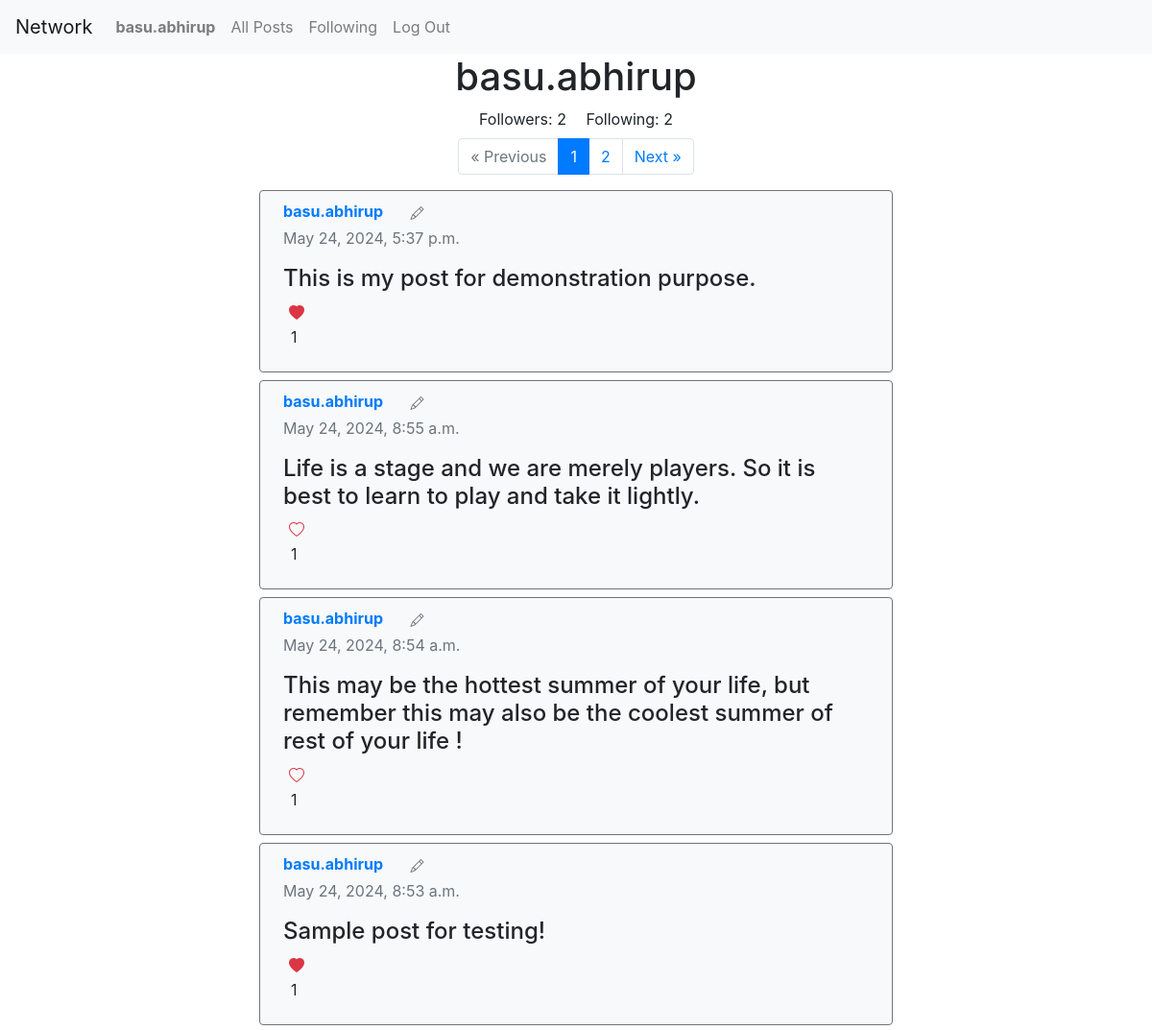
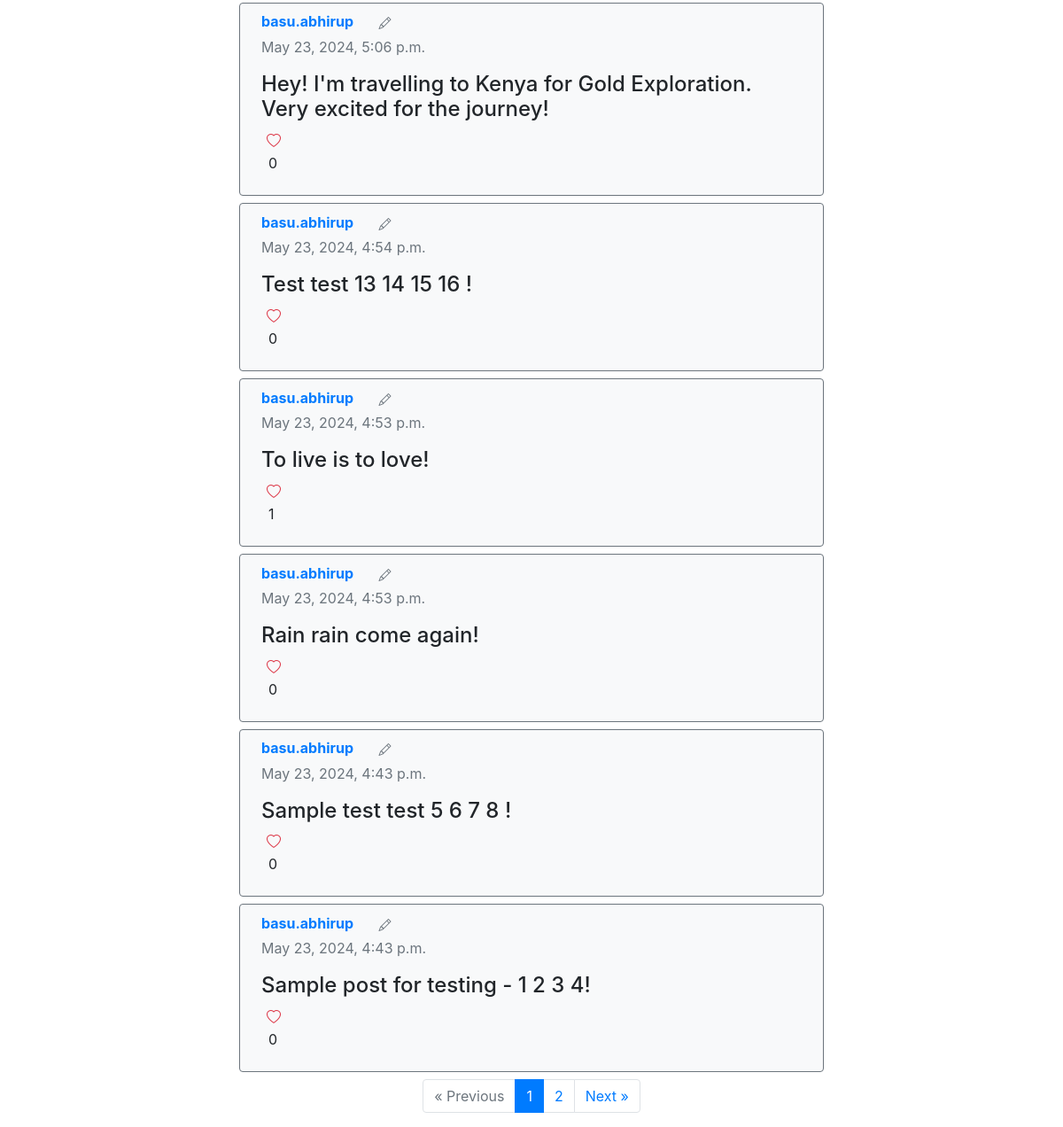
/profile/basu.abhirup (signed in), run on the app's committed database (2 pictures, top to bottom).
### network/models.py (models this page shows, shortened)
class User(AbstractUser):
    pass

class Post(models.Model):
  user = models.ForeignKey(User, on_delete=models.CASCADE)
  content = models.TextField()
  timestamp = models.DateTimeField(auto_now_add=True)
  likes = models.PositiveIntegerField(default=0)

### network/views.py (the view)
# urls.py: path('profile/<str:username>', views.profile, name='profile'),
def profile(request, username):
  user = get_object_or_404(User, username=username)
  user_posts = Post.objects.filter(user=user).order_by('-timestamp')
  posts = []
  for post in user_posts:
    if request.user.is_authenticated:
      already_liked = post.liked_by.filter(user=request.user).exists()
      posts.append({
        'post': post,
        'already_liked': already_liked
      })
    else:
      posts.append({
        'post': post
      })
  paginator = Paginator(posts, 10)
  page_number = request.GET.get('page')
  page_obj = paginator.get_page(page_number)
  follower_count = user.followers.count()
  following_count = user.following.count()  # Optional, depending on your model
  show_follow_button = request.user != user and request.user.is_authenticated
  following = False
  if show_follow_button:
    following = Follower.objects.filter(follower=request.user, following=user).exists()
  return render(request, 'network/profile.html', {
      'profile_user': user,
      'posts': page_obj,
      'follower_count': follower_count,
      'following_count': following_count,
      'following': following,
      'show_follow_button': show_follow_button,
      'paginator': paginator
  })

### network/templates/network/profile.html (shortened to what this page needs)
{% extends "network/layout.html" %}
{% block body %}
    <h1>{{ profile_user.username }}</h1>
    <div class="container text-center mb-2">
        <span id="followers" class="mx-2">Followers: {{ follower_count }}</span>
        <span id="following" class="mx-2">Following: {{ following_count }}</span>
    </div>
    {% if paginator.num_pages > 1 %}
    <nav aria-label="Page navigation example">
        <ul class="pagination">
        {% if posts.has_previous %}
            <li class="page-item"><a class="page-link" href="?page={{ posts.previous_page_number }}">&laquo; Previous</a></li>
        {% else %}
            <li class="page-item disabled"><a class="page-link text-muted">&laquo; Previous</a></li>
        {% endif %}
        {% for page_num in paginator.page_range %}
            <li class="page-item {% if page_num == posts.number %}active{% endif %}">
            <a class="page-link" href="?page={{ page_num }}">{{ page_num }}</a>
            </li>
        {% endfor %}
        {% if posts.has_next %}
            <li class="page-item not-allowed"><a class="page-link" href="?page={{ posts.next_page_number }}">Next &raquo;</a></li>
        {% else %}
            <li class="page-item disabled"><a class="page-link text-muted">Next &raquo;</a></li>
        {% endif %}
        </ul>
    </nav>
    {% endif %}
    <div class="post-container">
        {% for post in posts %}
            <div class="post px-4 py-2 border border border-secondary rounded bg-light mb-2 w-100">
                <p class="mb-0 d-inline-block mr-3"><a href="{% url 'profile' post.post.user.username %}"><strong>{{ post.post.user.username }}</strong></a></p>
                {% if post.post.user == user %}
                    <button class="edit-button btn btn-sm btn-outline-secondary border-0" data-post-id="{{ post.post.id }}" onclick="onPostEdit(event)">
                        <i class="bi bi-pencil"></i>
                    </button>
                {% endif %}
                <p class="text-muted mt-0">{{ post.post.timestamp }}</p>
                <p class="h4" id="post-content-{{ post.post.id }}">{{ post.post.content }}</p>
                {% if user.is_authenticated %}
                    <button class="like-button border-0 bg-light" data-post-id="{{ post.post.id }}" onclick="handleLiking(event)">
                        {% if post.already_liked == True %}
                            <i class="bi bi-heart-fill text-danger"></i>
                        {% else %}
                            <i class="bi bi-heart text-danger"></i>
                        {% endif %}
                    </button>
                    <p class="ml-2" id="like-count-{{ post.post.id }}">{{ post.post.likes }}</p>
                {% else %}
                    <p id="like-count-{{ post.post.id }}"><i class="bi bi-heart text-danger"></i> &nbsp;{{ post.post.likes }}</p>
                {% endif %}
            </div>
        {% endfor %}
    </div>
    {% if paginator.num_pages > 1 %}
    <nav aria-label="Page navigation example">
        <ul class="pagination">
        {% if posts.has_previous %}
            <li class="page-item"><a class="page-link" href="?page={{ posts.previous_page_number }}">&laquo; Previous</a></li>
        {% else %}
            <li class="page-item disabled"><a class="page-link text-muted">&laquo; Previous</a></li>
        {% endif %}
        {% for page_num in paginator.page_range %}
            <li class="page-item {% if page_num == posts.number %}active{% endif %}">
            <a class="page-link" href="?page={{ page_num }}">{{ page_num }}</a>
            </li>
        {% endfor %}
        {% if posts.has_next %}
            <li class="page-item not-allowed"><a class="page-link" href="?page={{ posts.next_page_number }}">Next &raquo;</a></li>
        {% else %}
            <li class="page-item disabled"><a class="page-link text-muted">Next &raquo;</a></li>
        {% endif %}
        </ul>
    </nav>
    {% endif %}
{% endblock %}

### network/templates/network/layout.html (shortened to what this page needs)
{% load static %}
<!DOCTYPE html>
<html lang="en">
    <head>
        <link rel="stylesheet" href="https://stackpath.bootstrapcdn.com/bootstrap/4.4.1/css/bootstrap.min.css">
        <link rel="stylesheet" href="https://cdn.jsdelivr.net/npm/bootstrap-icons@1.11.3/font/bootstrap-icons.min.css">
        <link href="{% static 'network/styles.css' %}" rel="stylesheet">
    </head>
    <body>
        <nav class="navbar navbar-expand-lg navbar-light bg-light">
            <a class="navbar-brand" href="{% url 'index' %}">Network</a>
            <div>
              <ul class="navbar-nav mr-auto">
                {% if user.is_authenticated %}
                    <li class="nav-item">
                        <a class="nav-link" href="{% url 'profile' user.username %}"><strong>{{ user.username }}</strong></a>
                    </li>
                {% endif %}
                <li class="nav-item">
                  <a class="nav-link" href="{% url 'posts' %}">All Posts</a>
                </li>
                {% if user.is_authenticated %}
                    <li class="nav-item">
                        <a class="nav-link" href="{% url 'following_posts' %}">Following</a>
                    </li>
                    <li class="nav-item">
                        <a class="nav-link" href="{% url 'logout' %}">Log Out</a>
                    </li>
                {% endif %}
              </ul>
            </div>
          </nav>
        <div class="body">
            {% block body %}
            {% endblock %}
        </div>
    </body>
</html>

### network/static/network/styles.css (style rules this page uses)
.body { display: flex; flex-direction: column; justify-content: center; align-items: center; }
.post-container { display: flex; flex-direction: column; align-items: start; justify-content: center; width: 85%; }
@media (min-width: 992px) { .post-container { width: 55%; } }

### data on the page
User: username "basu.abhirup"
Post: post.user.username "basu.abhirup", post.timestamp "May 24, 2024, 5:37 p.m.", post.content "This is my post for demonstration purpose.", post.likes "1"
Post: post.user.username "basu.abhirup", post.timestamp "May 24, 2024, 8:55 a.m.", post.content "Life is a stage and we are merely players. So it is best to learn to play and take it lightly.", post.likes "1"
Post: post.user.username "basu.abhirup", post.timestamp "May 24, 2024, 8:54 a.m.", post.content "This may be the hottest summer of your life, but remember this may also be the coolest summer of rest of your life !", post.likes "1"
Post: post.user.username "basu.abhirup", post.timestamp "May 24, 2024, 8:53 a.m.", post.content "Sample post for testing!", post.likes "1"
Post: post.user.username "basu.abhirup", post.timestamp "May 23, 2024, 5:06 p.m.", post.content "Hey! I'm travelling to Kenya for Gold Exploration. Very excited for the journey!", post.likes "0"
Post: post.user.username "basu.abhirup", post.timestamp "May 23, 2024, 4:54 p.m.", post.content "Test test 13 14 15 16 !", post.likes "0"
Post: post.user.username "basu.abhirup", post.timestamp "May 23, 2024, 4:53 p.m.", post.content "To live is to love!", post.likes "1"
Post: post.user.username "basu.abhirup", post.timestamp "May 23, 2024, 4:53 p.m.", post.content "Rain rain come again!", post.likes "0"
Post: post.user.username "basu.abhirup", post.timestamp "May 23, 2024, 4:43 p.m.", post.content "Sample test test 5 6 7 8 !", post.likes "0"
Post: post.user.username "basu.abhirup", post.timestamp "May 23, 2024, 4:43 p.m.", post.content "Sample post for testing - 1 2 3 4!", post.likes "0"

### other printed values
{{ follower_count }} "2"
{{ following_count }} "2"
{{ page_num }} "1" "2"
